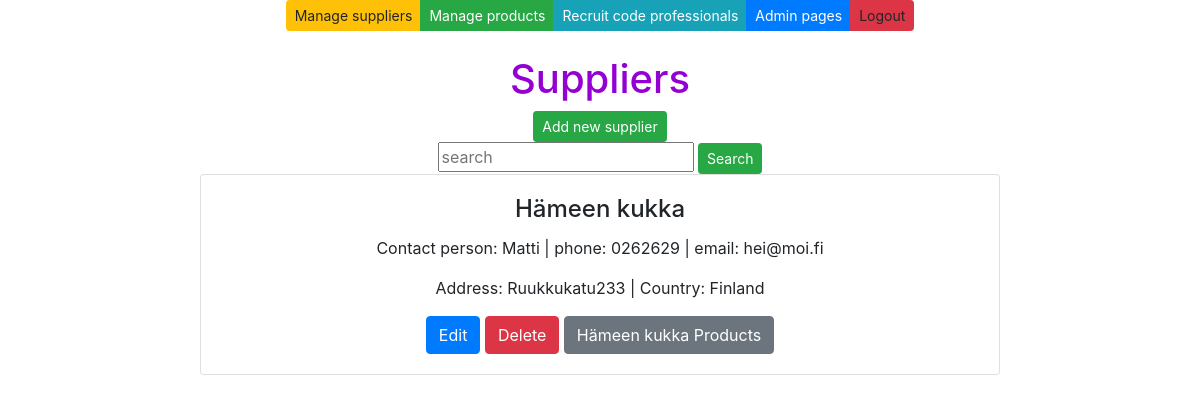
The app's page /suppliers/, older data.
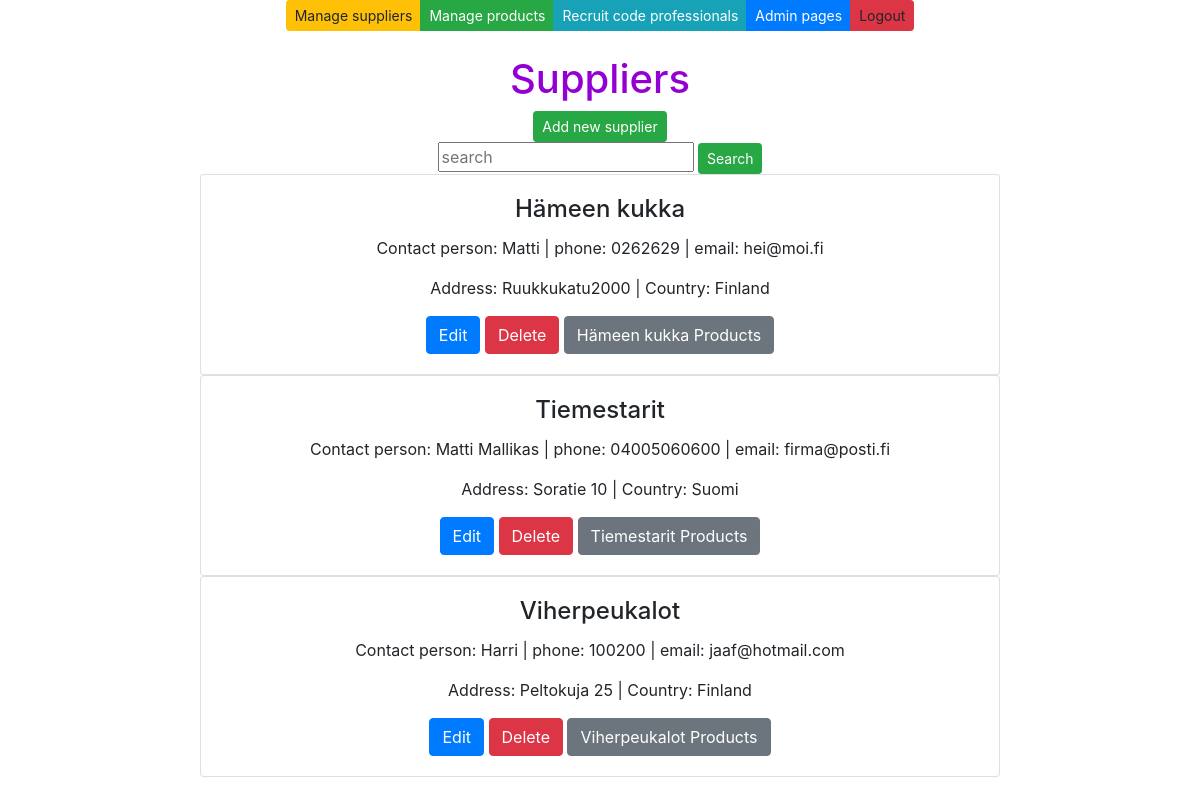
The same page, newer data.
### app/models.py (models this page shows, shortened)
class Supplier(models.Model):
    companyname = models.CharField(max_length = 50, default="firma")
    contactname = models.CharField(max_length = 50, default="firma")
    address = models.CharField(max_length = 100, default="firma")
    phone = models.CharField(max_length = 20, default="firma")
    email = models.CharField(max_length = 50, default="firma")
    country = models.CharField(max_length = 50, default="firma")

### app/views.py (the view)
# urls.py: path('suppliers/', supplierlistview),
def supplierlistview(request):
    supplierlist = Supplier.objects.all()
    context = {'suppliers': supplierlist}
    return render (request,"supplierlist.html",context)

### app/templates/supplierlist.html (shortened to what this page needs)
{% extends 'index.html' %}
{% block content %}
<br />
<br />
<h1 style="color: darkviolet">Suppliers</h1>
<button id="add-btn" class="btn btn-success btn-sm" onclick="showaddform()">Add new supplier</button>
<form method="post" action="/search-suppliers/">
    <input class="card-text" class="card-text" type="text" placeholder="search" name="search">
    <input type="submit" value="Search" class="btn btn-success btn-sm" name="">
</form>
{% for s in suppliers %}
<div class="card" style="width: 50rem;">
    <div class="card-body">
        <h4 class="card-title">{{s.companyname}}</h4>
        <p class="card-text">Contact person: {{s.contactname}} | phone: {{s.phone}} | email: {{s.email}} </p>
        <p class="card-text">Address: {{s.address}} | Country: {{s.country}}</p>
        <a href="/edit-supplier-get/{{s.id}}/" class="btn btn-primary">Edit</a>
        <a href="/confirm-delete-supplier/{{s.id}}/" class="btn btn-danger">Delete</a>
        <a href="/products-by-supplier/{{s.id}}/" class="btn btn-secondary">{{s.companyname}} Products</a>
    </div>
</div>
{%endfor%}
{% endblock %}

### app/templates/index.html (shortened to what this page needs)
<!DOCTYPE html>
<html>
    <head>
        <link rel="stylesheet" href="https://stackpath.bootstrapcdn.com/bootstrap/4.5.0/css/bootstrap.min.css"
>
        <link rel="stylesheet" href="https://cdnjs.cloudflare.com/ajax/libs/font-awesome/5.11.2/css/all.min.css">
        {% load static %}
        <link rel="stylesheet" href="{% static 'style.css' %}">
    </head>
    <body>
        <div class="container">
            <center>
                <div class="btn-group" role="group">
                    <a class="btn btn-warning btn-sm" href="/suppliers">Manage suppliers</a>
                    <a class="btn btn-success btn-sm" href="/products">Manage products</a>
                    <a class="btn btn-info btn-sm" href="http://careeria.fi">Recruit code professionals</a>
                    <a class="btn btn-primary btn-sm" href="/admin">Admin pages</a>
                    <a class="btn btn-danger btn-sm">Logout</a>
                </div>
                {% block content %}
                {% endblock %}
            </center>
        </div>
    </body>
</html>

### app/static/style.css (style rules this page uses)
h1 { color: darkviolet; }

Row changes from the older to the newer data that the page shows:
changed Supplier "Hämeen kukka": address "Ruukkukatu233" → "Ruukkukatu2000"
added Supplier: companyname "Tiemestarit", contactname "Matti Mallikas", phone "04005060600", email "firma@posti.fi", address "Soratie 10", country "Suomi"
added Supplier: companyname "Viherpeukalot", contactname "Harri", phone "100200", email "jaaf@hotmail.com", address "Peltokuja 25", country "Finland"
